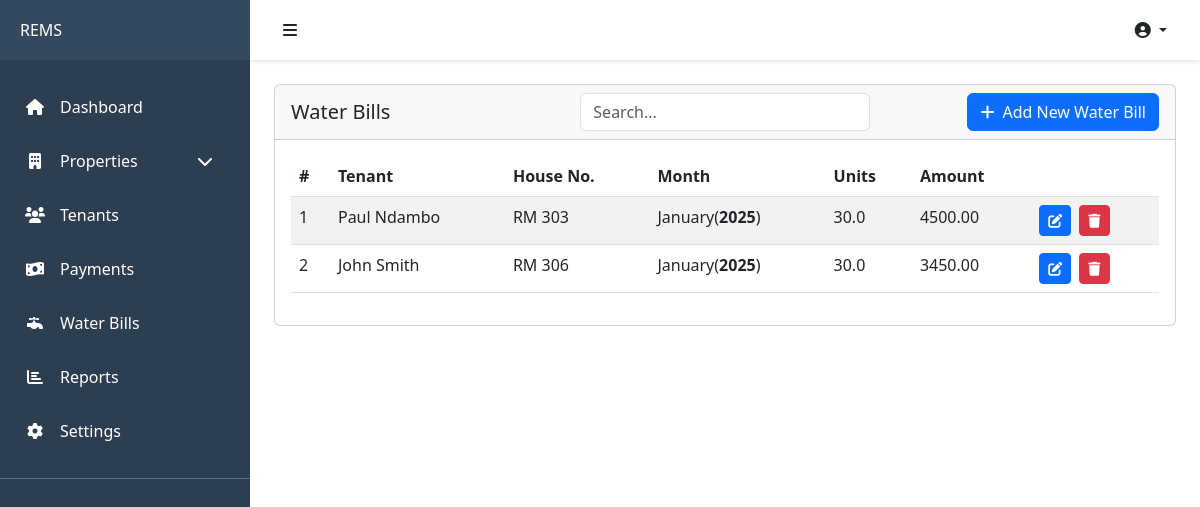
The app's page /payments/water-bills/, older data.
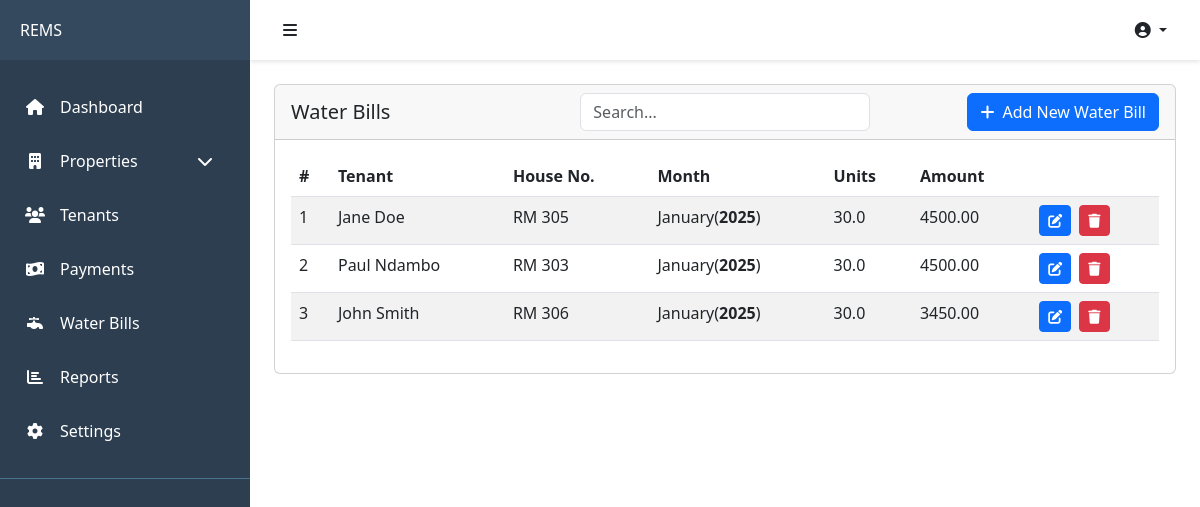
The same page, newer data.
### apps/payments/models.py (models this page shows, shortened)
class WaterBill(AbstractBaseModel):
    unit = models.ForeignKey("properties.PropertyUnit", on_delete=models.CASCADE)
    month = models.CharField(max_length=255, choices=MonthsNames.choices())
    year = models.IntegerField()
    units = models.FloatField(default=0)
    amount = models.DecimalField(max_digits=10, decimal_places=2, default=0)
    tenant = models.ForeignKey("tenants.Tenant", on_delete=models.SET_NULL, null=True, blank=True, related_name="waterbills")

### apps/properties/models.py (models this page shows, shortened)
class PropertyUnit(AbstractBaseModel):
    property = models.ForeignKey(Property, on_delete=models.CASCADE, related_name="propertyunits")
    name = models.CharField(max_length=255)
    rent = models.DecimalField(max_digits=10, decimal_places=2, default=0.00)
    is_occupied = models.BooleanField(default=False)
    floor = models.CharField(max_length=255, null=True, blank=True, default="1") #models.PositiveIntegerField(default=1)
    unit_type = models.CharField(max_length=255, null=True, blank=True)
    tenant = models.ForeignKey('tenants.Tenant', on_delete=models.SET_NULL, null=True, blank=True)
    status = models.CharField(max_length=255, null=True, blank=True)
    size = models.FloatField(default=0)

### apps/tenants/models.py (models this page shows, shortened)
class Tenant(AbstractBaseModel):
    user = models.OneToOneField('users.User', on_delete=models.CASCADE)
    lease_date = models.DateField(null=True)
    move_in_date = models.DateField(null=True)
    status = models.CharField(max_length=255, default='Active')
    occupation = models.CharField(max_length=255, null=True, blank=True)
    lease_duration = models.CharField(max_length=255, null=True, blank=True)
    renews_every = models.CharField(max_length=255, null=True, blank=True)

### apps/users/models.py (models this page shows, shortened)
class User(AbstractUser, AbstractBaseModel):
    role = models.CharField(max_length=255, default='Landlord')
    phone = models.CharField(max_length=255, blank=True, null=True)
    address = models.TextField(blank=True, null=True)
    city = models.CharField(max_length=255, blank=True, null=True)
    state = models.CharField(max_length=255, blank=True, null=True)
    zip_code = models.CharField(max_length=255, blank=True, null=True)
    country = models.CharField(max_length=255, blank=True, null=True)
    avatar = models.ImageField(upload_to='avatars/', blank=True, null=True)
    gender = models.CharField(max_length=255, blank=True, null=True)
    id_number = models.CharField(max_length=255, null=True, blank=True)
    def name(self):
        return f'{self.first_name} {self.last_name}'

### apps/payments/views.py (the view)
# urls.py: path('water-bills/', water_bills, name='water-bills'),
def water_bills(request):
    bills = WaterBill.objects.all().order_by('-created_at')
    units = PropertyUnit.objects.filter(is_occupied=True)
    context = {
        "bills": bills,
        "units": units,
        "months": MONTHS_LIST,
        "years": YEARS_LIST
    }
    return render(request, 'water_bills/bills.html', context)

### apps/properties/models.py (called while the page is built)
    def __str__(self):
        return self.name

### templates/water_bills/bills.html (shortened to what this page needs)
{% extends "base.html" %}
{% block content %}
<div class="card">
    <div class="card-header">
        <div class="d-flex justify-content-between align-items-center">
            <div class="col">
            <h5 class="mb-0">Water Bills</h5>
        </div>
            <div class="col">
                <input type="text" class="form-control" placeholder="Search..."
                id="searchInput" value="{{ search_query }}">
            </div>
            <div class="col text-end">
            <button class="btn btn-primary" data-bs-toggle="modal" data-bs-target="#newWaterBillModal">
                <i class="fas fa-plus me-2"></i>Add New Water Bill
            </button>
        </div>
        </div>
    </div>
    <div class="card-body">
        <table id="tenantsTable" class="table table-striped" style="width:100%">
            <thead>
                <tr>
                    <th>#</th>
                    <th>Tenant</th>
                    <th>House No.</th>
                    <th>Month</th>
                    <th>Units</th>
                    <th>Amount</th>
                    <th></th>
                </tr>
            </thead>
            <tbody>
                {% for bill in bills %}
                <tr>
                    <td>{{forloop.counter}}</td>
                    <td>{{bill.unit.tenant.user.name}}</td>
                    <td>{{bill.unit.name}}</td>
                    <td>{{bill.month}}(<b>{{bill.year}}</b>)</td>
                    <td>{{bill.units}}</td>
                    <td>{{bill.amount}}</td>
                    <td>
                        <button class="btn btn-sm btn-primary me-1" data-bs-toggle="modal" data-bs-target="#editWaterBillModal{{bill.id}}"><i class="fas fa-edit"></i></button>
                        <button class="btn btn-sm btn-danger" data-bs-toggle="modal" data-bs-target="#deleteWaterBillModal{{bill.id}}"><i class="fas fa-trash"></i></button>
                    </td>
                </tr>
                {% endfor %}
            </tbody>
        </table>
    </div>
</div>
{% endblock content %}

Row changes from the older to the newer data that the page shows:
added WaterBill: unit.tenant.user.name "Jane Doe", unit.name "RM 305", month "January", year "2025", units "30.0", amount "4500.00"
